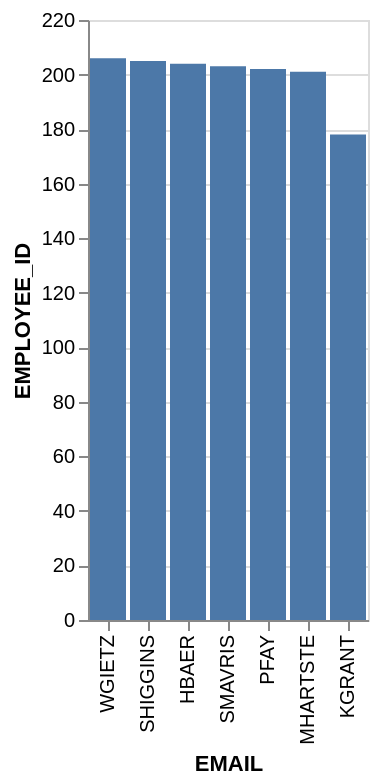

Here is the Vega-Lite specification saved for this chart:
### Vega-Lite specification from a JSON file in a GitHub repository (floating-point values rounded to 4 significant figures)
{"data": {"values": [{"x_data": "WGIETZ", "y_data": 206}, {"x_data": "SHIGGINS", "y_data": 205}, {"x_data": "HBAER", "y_data": 204}, {"x_data": "SMAVRIS", "y_data": 203}, {"x_data": "PFAY", "y_data": 202}, {"x_data": "MHARTSTE", "y_data": 201}, {"x_data": "KGRANT", "y_data": 178}]}, "mark": "bar", "encoding": {"x": {"field": "x_data", "type": "nominal", "title": "EMAIL", "sort": {"op": "sum", "field": "y_data", "order": "descending"}}, "y": {"field": "y_data", "type": "quantitative", "title": "EMPLOYEE_ID"}}}
